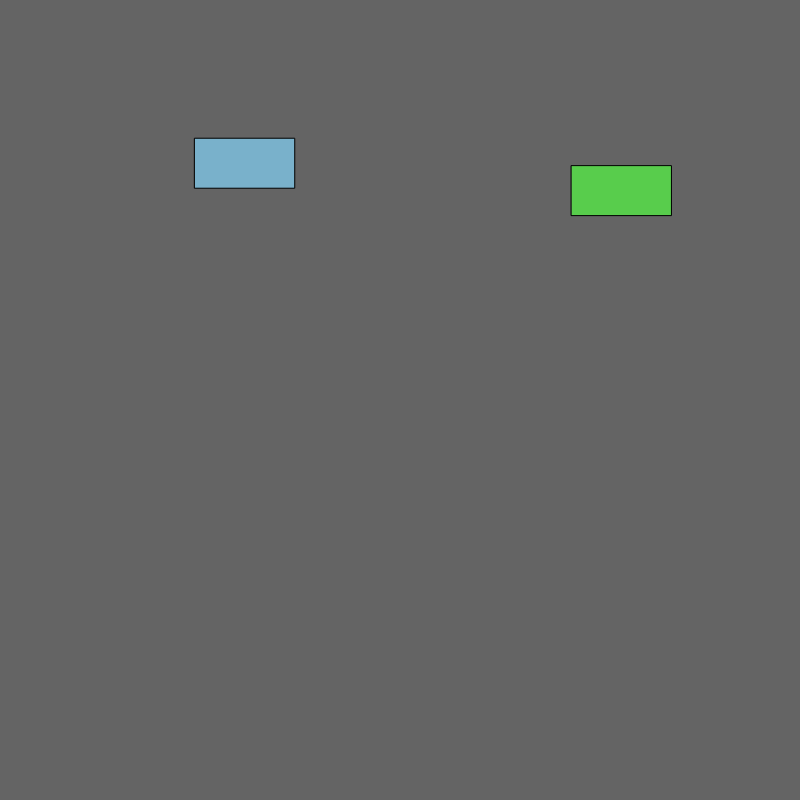
Frame 1 (no input)
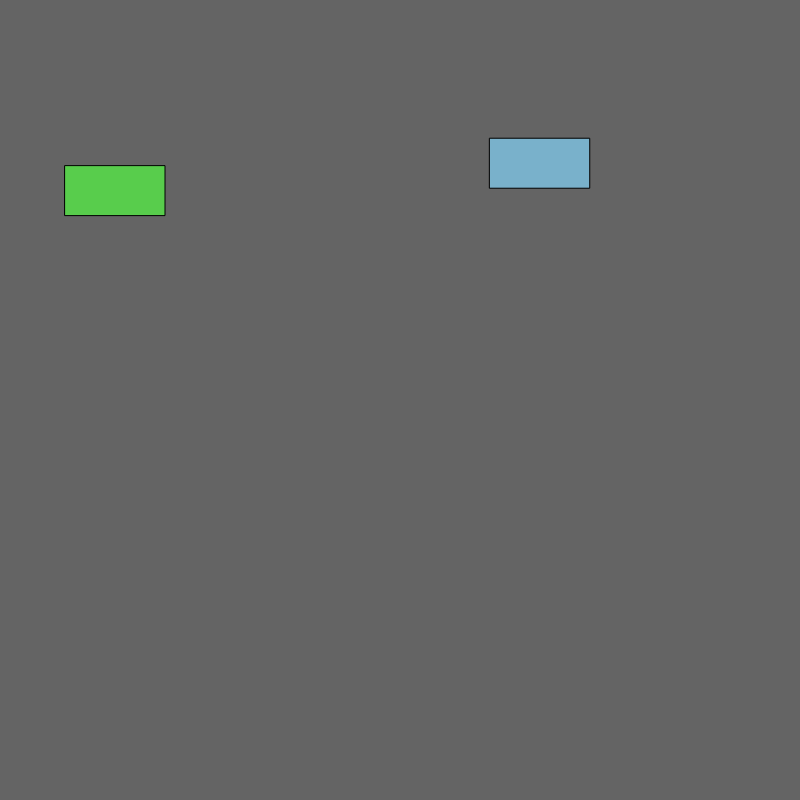
Frame 60 (no input)
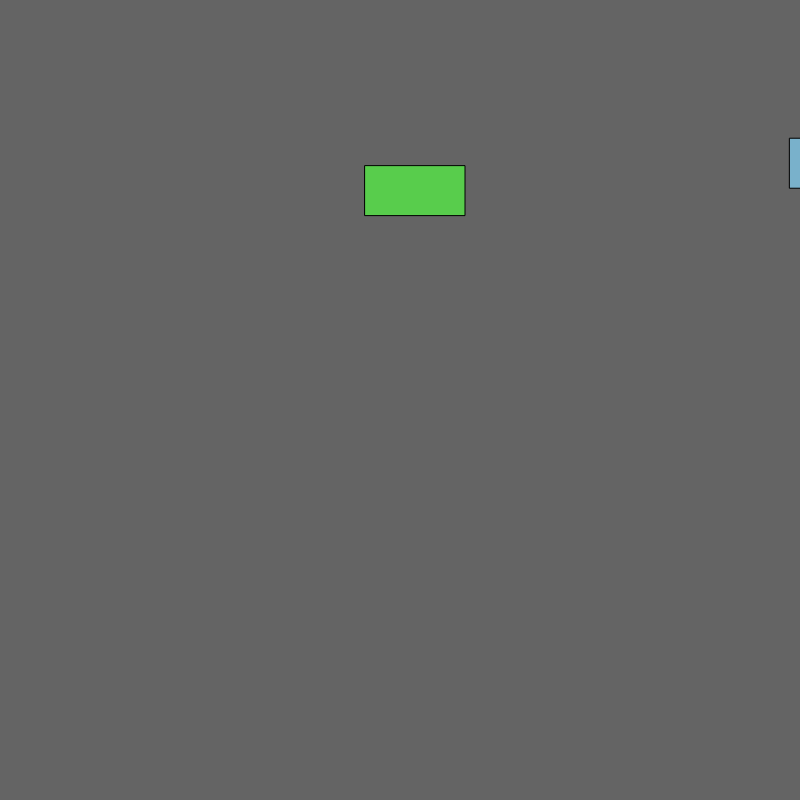
Frame 120 (the mouse pressed at the canvas centre since frame 60)

The p5.js sketch that drew these frames (run headless with seeded random() and noise() and a simulated clock; from frame 60 on, the mouse is pressed at the canvas centre):

// p5.js sketch
// ── sketch.js
var myCar ;
var myCar1 ;


function setup() {
  createCanvas (800, 800) ;
  myCar = new Car () ;
  myCar1 = new Car () ;
}

function draw() {
background(100);

myCar.display() ;
myCar.drive();

myCar1.display();
myCar1.drive();
}

function Car () {
  this.x = random(width);
  this.y = random(height);

  this.vel = random(5);
  this.r = random(255) ;
  this.g = random(255) ;
  this.b = random(255) ;


  this.display = function () {
    fill(this.r, this.g, this.b);
    rect(this.x, this.y, 100, 50) ;
  }

  this.drive = function () {
this.x = this.x + 5;
if (this.x > width) {
  this.x = 0;
}
  }


}
